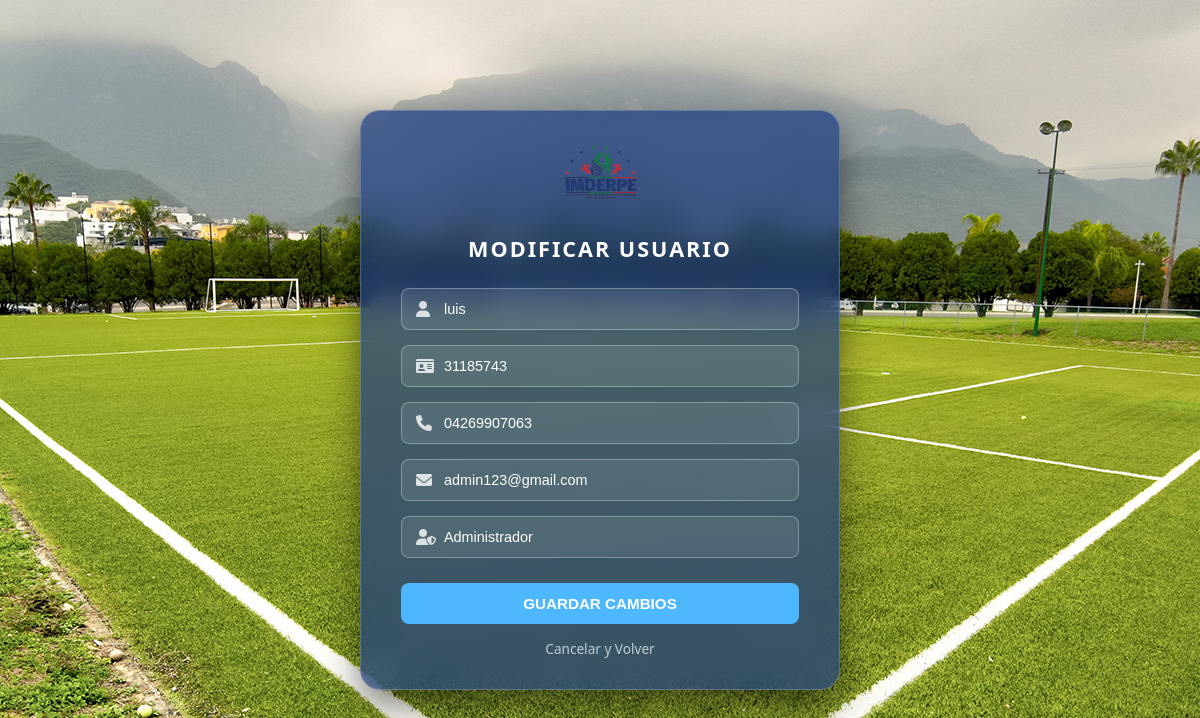
The page /vista/editar_usuario.php?id=2 (signed in) on the database its author committed.
### tables this page shows
CREATE TABLE `usuarios` (
  `id` int(11) NOT NULL,
  `nombre` varchar(40) NOT NULL,
  `cedula` int(8) NOT NULL,
  `telefono` varchar(20) NOT NULL,
  `correo` varchar(255) NOT NULL,
  `contraseña` varchar(255) NOT NULL,
  `tipo` enum('administrador','usuario') NOT NULL DEFAULT 'usuario'
);

### vista/editar_usuario.php (the view, shortened to what this page needs)
<?php
require_once '../controlador/conexion.php';
$id_usuario = intval($_GET['id']);
$stmt = $conexion->prepare("SELECT nombre, cedula, telefono, correo, tipo FROM usuarios WHERE id = ?");
$stmt->bind_param("i", $id_usuario);
$stmt->execute();
$resultado = $stmt->get_result();
$usuario = $resultado->fetch_assoc();
?>
<!DOCTYPE html>
<html lang="es">
<head>
    <link rel="stylesheet" href="../estilo/style22.css">
    <link rel="stylesheet" href="https://cdnjs.cloudflare.com/ajax/libs/font-awesome/6.0.0/css/all.min.css">
</head>
<body>
    <div class="login-container">
        <div class="glass-form">
            <img src="../estilo/logo.png" alt="IMDERPE" class="logo-form">
            <h2 class="form-title">Modificar Usuario</h2>
            <form action="../controlador/controlador_editar_usuario.php" method="POST">
                <div class="input-group">
                    <i class="fas fa-user"></i>
                    <input type="text" name="nombre" placeholder="Nombre Completo" required autocomplete="off" value="<?php echo htmlspecialchars($usuario['nombre']); ?>">
                </div>
                <div class="input-group">
                    <i class="fas fa-id-card"></i>
                    <input type="text" name="cedula" placeholder="Cédula de Identidad" required autocomplete="off" value="<?php echo htmlspecialchars($usuario['cedula']); ?>">
                </div>
                <div class="input-group">
                    <i class="fas fa-phone"></i>
                    <input type="text" name="telefono" placeholder="Número de Teléfono" autocomplete="off" value="<?php echo htmlspecialchars($usuario['telefono']); ?>">
                </div>
                <div class="input-group">
                    <i class="fas fa-envelope"></i>
                    <input type="email" name="correo" placeholder="Correo Electrónico" autocomplete="off" value="<?php echo htmlspecialchars($usuario['correo']); ?>">
                </div>
                <div class="input-group">
                    <i class="fas fa-user-shield"></i>
                    <select name="tipo" class="select-input" required>
                        <option value="administrador" <?php echo ($usuario['tipo'] == 'administrador') ? 'selected' : ''; ?>>Administrador</option>
                    </select>
                </div>
                <button type="submit" name="btn_editar" class="btn-register">
                    Guardar Cambios
                </button>
                <a href="administrar_usuarios.php" class="btn-cancel">Cancelar y Volver</a>
            </form>
        </div>
    </div>
</body>
</html>

### estilo/style22.css (style rules this page uses)
body { margin: 0; padding: 0; font-family: 'Segoe UI', sans-serif; background-image: url('../estilo/background_cancha.jpg'); background-size: cover; background-position: center; background-attachment: fixed; height: 100vh; display: flex; justify-content: center; align-items: center; overflow: hidden; }
.login-container { width: 100%; max-width: 480px; padding: 15px; }
.glass-form { background: rgba(29, 61, 129, 0.7); backdrop-filter: blur(15px); -webkit-backdrop-filter: blur(15px); border: 1px solid rgba(255, 255, 255, 0.2); border-radius: 20px; padding: 30px 40px; box-shadow: 0 15px 35px rgba(0,0,0,0.5); text-align: center; }
.logo-form { width: 85px; margin-bottom: 10px; }
.form-title { color: white; margin-bottom: 25px; text-transform: uppercase; letter-spacing: 2px; font-size: 1.35rem; }
.input-group { position: relative; margin-bottom: 15px; }
.input-group i { position: absolute; left: 15px; top: 50%; transform: translateY(-50%); color: rgba(255, 255, 255, 0.8); z-index: 2; }
.input-group input, .input-group select { width: 100%; padding: 12px 12px 12px 42px; background: rgba(255, 255, 255, 0.1) !important; border: 1px solid rgba(255, 255, 255, 0.3); border-radius: 8px; color: white; outline: none; box-sizing: border-box; font-size: 0.9rem; transition: background-color 5000s ease-in-out 0s; }
.input-group select { appearance: none; -webkit-appearance: none; -moz-appearance: none; cursor: pointer; }
.input-group select option { background: #1D3D81; color: white; }
.input-group input::placeholder { color: rgba(255, 255, 255, 0.8); }
.btn-register { width: 100%; padding: 12px; margin-top: 10px; background: #4db8ff; border: none; border-radius: 8px; color: white; font-weight: bold; cursor: pointer; transition: 0.3s; text-transform: uppercase; font-size: 0.95rem; }
.btn-cancel { display: inline-block; margin-top: 15px; color: white; text-decoration: none; font-size: 0.85rem; opacity: 0.7; transition: 0.3s; }

### rows shown on the page
usuarios: nombre "luis", cedula "31185743", telefono "04269907063", correo "admin123@gmail.com", tipo "Administrador"
